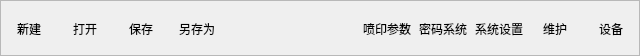
   <widget class="QFrame" name="frame_4">
    <property name="geometry">
     <rect>
      <x>0</x>
      <y>248</y>
      <width>640</width>
      <height>56</height>
     </rect>
    </property>
    <property name="sizePolicy">
     <sizepolicy hsizetype="Fixed" vsizetype="Fixed">
      <horstretch>0</horstretch>
      <verstretch>0</verstretch>
     </sizepolicy>
    </property>
    <property name="minimumSize">
     <size>
      <width>640</width>
      <height>56</height>
     </size>
    </property>
    <property name="maximumSize">
     <size>
      <width>640</width>
      <height>56</height>
     </size>
    </property>
    <property name="frameShape">
     <enum>QFrame::StyledPanel</enum>
    </property>
    <property name="frameShadow">
     <enum>QFrame::Raised</enum>
    </property>
    <layout class="QHBoxLayout" name="horizontalLayout_7">
     <property name="spacing">
      <number>0</number>
     </property>
     <property name="leftMargin">
      <number>0</number>
     </property>
     <property name="topMargin">
      <number>0</number>
     </property>
     <property name="rightMargin">
      <number>0</number>
     </property>
     <property name="bottomMargin">
      <number>0</number>
     </property>
     <item>
      <layout class="QHBoxLayout" name="horizontalLayout_6">
       <item>
        <widget class="QLabel" name="label_10">
         <property name="sizePolicy">
          <sizepolicy hsizetype="Fixed" vsizetype="Fixed">
           <horstretch>0</horstretch>
           <verstretch>0</verstretch>
          </sizepolicy>
         </property>
         <property name="minimumSize">
          <size>
           <width>56</width>
           <height>56</height>
          </size>
         </property>
         <property name="maximumSize">
          <size>
           <width>56</width>
           <height>56</height>
          </size>
         </property>
         <property name="text">
          <string>新建</string>
         </property>
         <property name="alignment">
          <set>Qt::AlignCenter</set>
         </property>
        </widget>
       </item>
       <item>
        <widget class="QLabel" name="label_11">
         <property name="sizePolicy">
          <sizepolicy hsizetype="Fixed" vsizetype="Fixed">
           <horstretch>0</horstretch>
           <verstretch>0</verstretch>
          </sizepolicy>
         </property>
         <property name="minimumSize">
          <size>
           <width>56</width>
           <height>56</height>
          </size>
         </property>
         <property name="maximumSize">
          <size>
           <width>56</width>
           <height>56</height>
          </size>
         </property>
         <property name="text">
          <string>打开</string>
         </property>
         <property name="alignment">
          <set>Qt::AlignCenter</set>
         </property>
        </widget>
       </item>
       <item>
        <widget class="QLabel" name="label_12">
         <property name="sizePolicy">
          <sizepolicy hsizetype="Fixed" vsizetype="Fixed">
           <horstretch>0</horstretch>
           <verstretch>0</verstretch>
          </sizepolicy>
         </property>
         <property name="minimumSize">
          <size>
           <width>56</width>
           <height>56</height>
          </size>
         </property>
         <property name="maximumSize">
          <size>
           <width>56</width>
           <height>56</height>
          </size>
         </property>
         <property name="text">
          <string>保存</string>
         </property>
         <property name="alignment">
          <set>Qt::AlignCenter</set>
         </property>
        </widget>
       </item>
       <item>
        <widget class="QLabel" name="label_13">
         <property name="sizePolicy">
          <sizepolicy hsizetype="Fixed" vsizetype="Fixed">
           <horstretch>0</horstretch>
           <verstretch>0</verstretch>
          </sizepolicy>
         </property>
         <property name="minimumSize">
          <size>
           <width>56</width>
           <height>56</height>
          </size>
         </property>
         <property name="maximumSize">
          <size>
           <width>56</width>
           <height>56</height>
          </size>
         </property>
         <property name="text">
          <string>另存为</string>
         </property>
         <property name="alignment">
          <set>Qt::AlignCenter</set>
         </property>
        </widget>
       </item>
      </layout>
     </item>
     <item>
      <spacer name="horizontalSpacer_2">
       <property name="orientation">
        <enum>Qt::Horizontal</enum>
       </property>
       <property name="sizeHint" stdset="0">
        <size>
         <width>85</width>
         <height>20</height>
        </size>
       </property>
      </spacer>
     </item>
     <item>
      <layout class="QHBoxLayout" name="horizontalLayout_5">
       <item>
        <widget class="QLabel" name="label_14">
         <property name="sizePolicy">
          <sizepolicy hsizetype="Fixed" vsizetype="Fixed">
           <horstretch>0</horstretch>
           <verstretch>0</verstretch>
          </sizepolicy>
         </property>
         <property name="minimumSize">
          <size>
           <width>56</width>
           <height>56</height>
          </size>
         </property>
         <property name="maximumSize">
          <size>
           <width>56</width>
           <height>56</height>
          </size>
         </property>
         <property name="text">
          <string>喷印参数</string>
         </property>
         <property name="alignment">
          <set>Qt::AlignCenter</set>
         </property>
        </widget>
       </item>
       <item>
        <widget class="QLabel" name="label_15">
         <property name="sizePolicy">
          <sizepolicy hsizetype="Fixed" vsizetype="Fixed">
           <horstretch>0</horstretch>
           <verstretch>0</verstretch>
          </sizepolicy>
         </property>
         <property name="minimumSize">
          <size>
           <width>56</width>
           <height>56</height>
          </size>
         </property>
         <property name="maximumSize">
          <size>
           <width>56</width>
           <height>56</height>
          </size>
         </property>
         <property name="text">
          <string>密码系统</string>
         </property>
         <property name="alignment">
          <set>Qt::AlignCenter</set>
         </property>
        </widget>
       </item>
       <item>
        <widget class="QLabel" name="label_16">
         <property name="sizePolicy">
          <sizepolicy hsizetype="Fixed" vsizetype="Fixed">
           <horstretch>0</horstretch>
           <verstretch>0</verstretch>
          </sizepolicy>
         </property>
         <property name="minimumSize">
          <size>
           <width>56</width>
           <height>56</height>
          </size>
         </property>
         <property name="maximumSize">
          <size>
           <width>56</width>
           <height>56</height>
          </size>
         </property>
         <property name="text">
          <string>系统设置</string>
         </property>
         <property name="alignment">
          <set>Qt::AlignCenter</set>
         </property>
        </widget>
       </item>
       <item>
        <widget class="QLabel" name="label_17">
         <property name="sizePolicy">
          <sizepolicy hsizetype="Fixed" vsizetype="Fixed">
           <horstretch>0</horstretch>
           <verstretch>0</verstretch>
          </sizepolicy>
         </property>
         <property name="minimumSize">
          <size>
           <width>56</width>
           <height>56</height>
          </size>
         </property>
         <property name="maximumSize">
          <size>
           <width>56</width>
           <height>56</height>
          </size>
         </property>
         <property name="text">
          <string>维护</string>
         </property>
         <property name="alignment">
          <set>Qt::AlignCenter</set>
         </property>
        </widget>
       </item>
       <item>
        <widget class="QLabel" name="label_18">
         <property name="sizePolicy">
          <sizepolicy hsizetype="Fixed" vsizetype="Fixed">
           <horstretch>0</horstretch>
           <verstretch>0</verstretch>
          </sizepolicy>
         </property>
         <property name="minimumSize">
          <size>
           <width>56</width>
           <height>56</height>
          </size>
         </property>
         <property name="maximumSize">
          <size>
           <width>56</width>
           <height>56</height>
          </size>
         </property>
         <property name="text">
          <string>设备</string>
         </property>
         <property name="alignment">
          <set>Qt::AlignCenter</set>
         </property>
        </widget>
       </item>
      </layout>
     </item>
    </layout>
   </widget>
